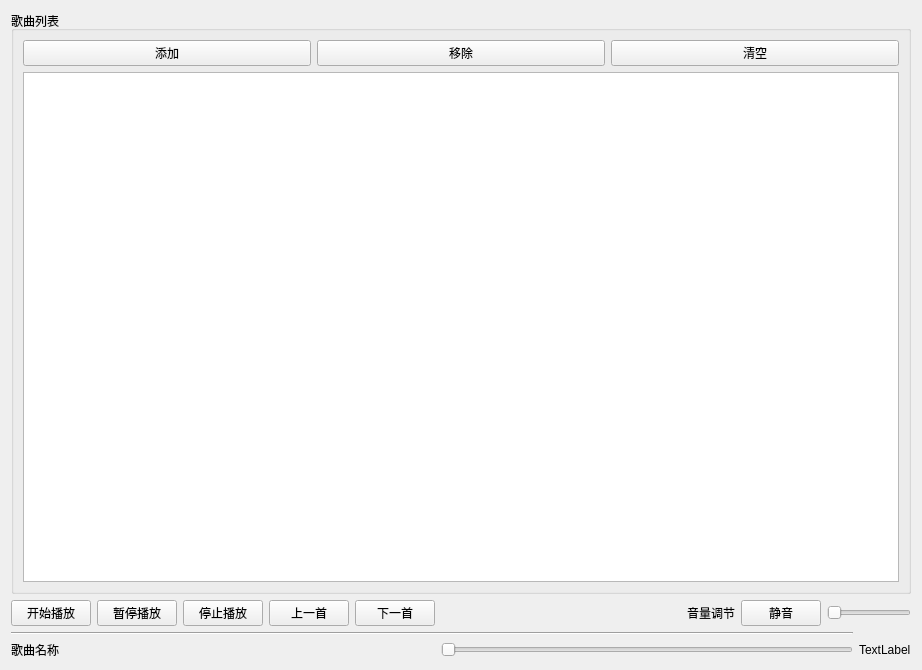
<?xml version="1.0" encoding="UTF-8"?>
<ui version="4.0">
 <class>MusicPlayerForm</class>
 <widget class="QWidget" name="MusicPlayerForm">
  <property name="geometry">
   <rect>
    <x>0</x>
    <y>0</y>
    <width>922</width>
    <height>670</height>
   </rect>
  </property>
  <property name="windowTitle">
   <string>Form</string>
  </property>
  <layout class="QGridLayout" name="gridLayout">
   <item row="1" column="0">
    <widget class="QPushButton" name="start_player">
     <property name="text">
      <string>开始播放</string>
     </property>
    </widget>
   </item>
   <item row="1" column="1">
    <widget class="QPushButton" name="pause_player">
     <property name="text">
      <string>暂停播放</string>
     </property>
    </widget>
   </item>
   <item row="1" column="2">
    <widget class="QPushButton" name="stop_player">
     <property name="text">
      <string>停止播放</string>
     </property>
    </widget>
   </item>
   <item row="1" column="3">
    <widget class="QPushButton" name="previous">
     <property name="text">
      <string>上一首</string>
     </property>
    </widget>
   </item>
   <item row="1" column="4">
    <widget class="QPushButton" name="next">
     <property name="text">
      <string>下一首</string>
     </property>
    </widget>
   </item>
   <item row="1" column="5">
    <spacer name="horizontalSpacer">
     <property name="orientation">
      <enum>Qt::Horizontal</enum>
     </property>
     <property name="sizeHint" stdset="0">
      <size>
       <width>151</width>
       <height>20</height>
      </size>
     </property>
    </spacer>
   </item>
   <item row="1" column="6">
    <widget class="QLabel" name="label">
     <property name="sizePolicy">
      <sizepolicy hsizetype="Fixed" vsizetype="Preferred">
       <horstretch>0</horstretch>
       <verstretch>0</verstretch>
      </sizepolicy>
     </property>
     <property name="text">
      <string>音量调节</string>
     </property>
    </widget>
   </item>
   <item row="1" column="7">
    <widget class="QPushButton" name="btnSound">
     <property name="text">
      <string>静音</string>
     </property>
    </widget>
   </item>
   <item row="1" column="8" colspan="2">
    <widget class="QSlider" name="sliderVolumn">
     <property name="orientation">
      <enum>Qt::Horizontal</enum>
     </property>
    </widget>
   </item>
   <item row="2" column="0" colspan="9">
    <widget class="Line" name="line">
     <property name="orientation">
      <enum>Qt::Horizontal</enum>
     </property>
    </widget>
   </item>
   <item row="3" column="0">
    <widget class="QLabel" name="LabCurMedia">
     <property name="text">
      <string>歌曲名称</string>
     </property>
    </widget>
   </item>
   <item row="3" column="9">
    <widget class="QLabel" name="LabRatio">
     <property name="text">
      <string>TextLabel</string>
     </property>
    </widget>
   </item>
   <item row="0" column="0" colspan="10">
    <widget class="QGroupBox" name="groupBox">
     <property name="title">
      <string>歌曲列表</string>
     </property>
     <layout class="QGridLayout" name="gridLayout_3">
      <item row="0" column="2">
       <widget class="QPushButton" name="clearSong">
        <property name="text">
         <string>清空</string>
        </property>
       </widget>
      </item>
      <item row="0" column="0">
       <widget class="QPushButton" name="addSong">
        <property name="text">
         <string>添加</string>
        </property>
       </widget>
      </item>
      <item row="0" column="1">
       <widget class="QPushButton" name="removeSong_2">
        <property name="text">
         <string>移除</string>
        </property>
       </widget>
      </item>
      <item row="1" column="0" colspan="3">
       <widget class="QListWidget" name="listWidget"/>
      </item>
     </layout>
    </widget>
   </item>
   <item row="3" column="5" colspan="4">
    <widget class="QSlider" name="sliderPosition">
     <property name="orientation">
      <enum>Qt::Horizontal</enum>
     </property>
    </widget>
   </item>
  </layout>
 </widget>
 <resources/>
 <connections/>
</ui>
